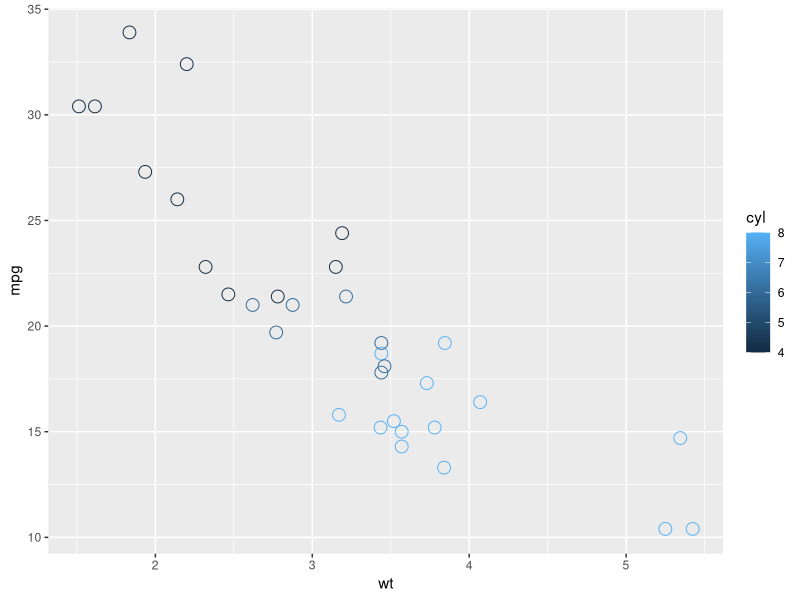
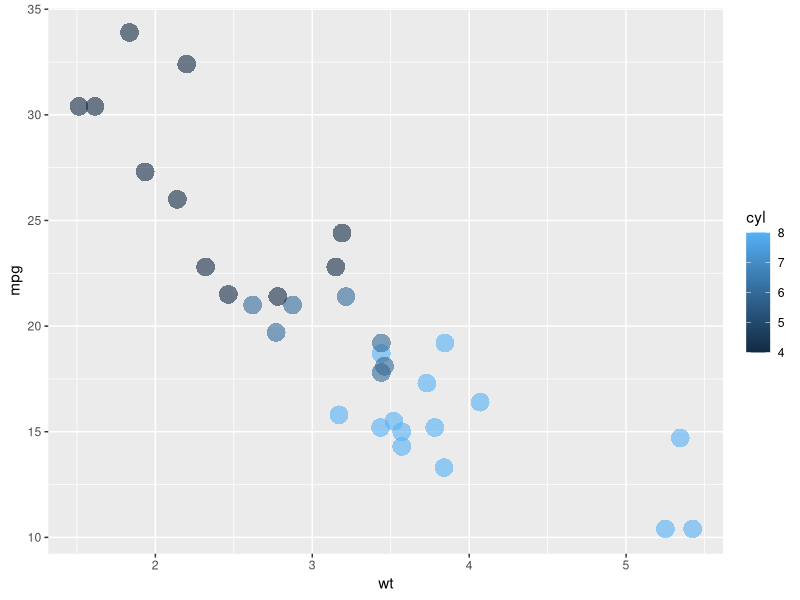
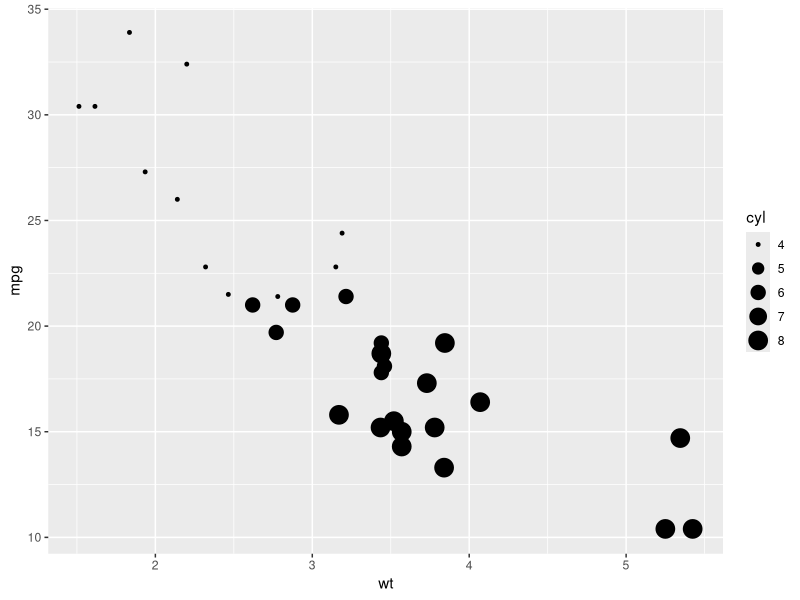
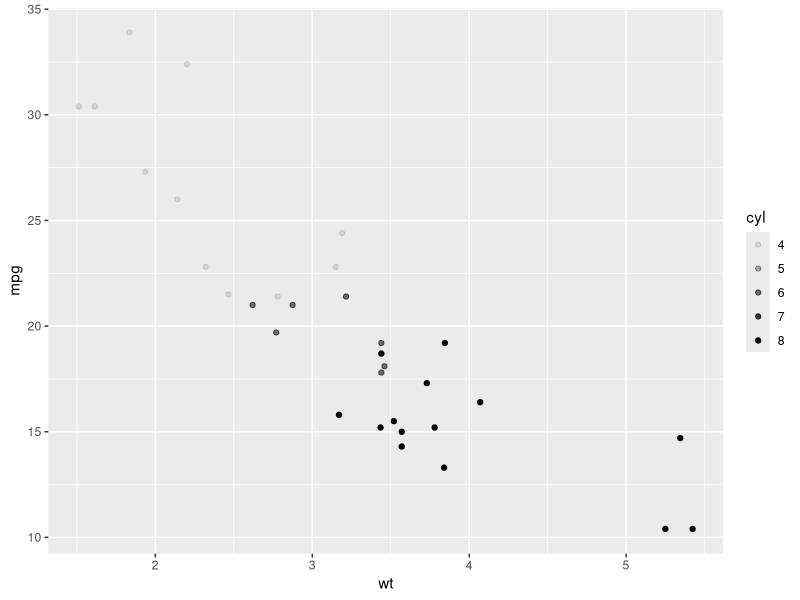

These figures' R source, in order: (Note: this script raises an error after producing the figures.)
library(ggplot2)
## which is x and y (also called mapping)
## colour
## fill
## size
## shape: of the point
## alpha: for transparency
## linetype
## labels: text on plot or axes

ggplot(mtcars, aes(x=wt,y=mpg,col=cyl)) + geom_point(shape=1,size=4)
ggplot(mtcars, aes(x = wt, y = mpg, col = cyl, fill=cyl)) +
    geom_point(shape = 16, size = 6, alpha = 0.6)

## cylinder experiments
ggplot(mtcars,aes(wt,mpg,size=cyl)) + geom_point()
ggplot(mtcars,aes(wt,mpg,alpha=cyl)) + geom_point()
ggplot(mtcars,aes(wt,mpg,shape=cyl)) + geom_point()
ggplot(mtcars,aes(wt,mpg,label=cyl)) + geom_text() # numbers for points

## exercises:
## starting:
ggplot(mtcars, aes(wt,mpg,col=factor(cyl))) + geom_point()
## col is not the best one to set:
my_color <- "#123456"
ggplot(mtcars, aes(wt,mpg,col=cyl)) + geom_point(col=my_color) # overwrites
## better is "fill":
ggplot(mtcars, aes(wt,mpg,fill=factor(cyl))) +
    geom_point(col=my_color,size=10,shape=23,alpha=0.7) + # does not overwrite
    scale_fill_discrete(name="Number of\nCylinders")
## source: http://www.cookbook-r.com/Graphs/Legends_(ggplot2)/

## complex settings:
ggplot(mtcars, aes(x = wt, y = mpg,fill=factor(cyl))) + 
    geom_point(alpha=0.5, shape=24,size=5) +
    scale_fill_discrete(name="Number of\nCylinders")

## this one never works correctly:
ggplot(mtcars, aes(x = wt, y = mpg, fill = factor(cyl))) +
    geom_text(label="x",col="red",size=10) # no matter where fill is or factor or not

## data explained in mtcars
##   mpg -- Miles/(US) gallon
##   cyl -- Number of cylinders
##   disp -- Displacement (cu.in.)
##   hp -- Gross horsepower
##   drat -- Rear axle ratio
##   wt -- Weight (lb/1000)
##   qsec -- 1/4 mile time
##   vs -- V/S engine.
##   am -- Transmission (0 = automatic, 1 = manual)
##   gear -- Number of forward gears
##   carb -- Number of carburetors

## colouring does not work this way, without colour, not much sense:
ggplot(mtcars, aes(mpg,qsec),col=factor(cyl)) + geom_point()
## colouring shows the dependence on number of cylinders
ggplot(mtcars, aes(mpg,qsec,col=factor(cyl))) + geom_point()
## let's put transmission into the picture:
ggplot(mtcars, aes(mpg,qsec,col=factor(cyl),shape=factor(am))) +
    geom_point() +
    scale_shape_discrete(name  ="Transmission",
                         breaks=c(0, 1),
                         labels=c("Automatic", "Manual")) +
    scale_colour_discrete(name="Number of\nCylinders")

ggplot(mtcars, aes(mpg,qsec,col=factor(cyl),shape=factor(am),size=(hp/wt))) +
    geom_point() +
    scale_shape_discrete(name  ="Transmission",
                         breaks=c(0, 1),
                         labels=c("Automatic", "Manual")) +
    scale_colour_discrete(name="Number of\nCylinders") +
    scale_size_continuous(name="HP / Weight") +
    scale_y_continuous("1/4 Mile Time (sec)") +
    scale_x_continuous("Miles Per Gallon (mpg)") +
    ggtitle("mtcars")

## modifying aesthetics:

## default:
ggplot(iris, aes(Sepal.Length,Sepal.Width,col=Species)) + geom_point()
## sometimes, you need some noise:
ggplot(iris, aes(Sepal.Length,Sepal.Width,col=Species)) +
    geom_point(position="jitter")
## or, alternatively:
ggplot(iris, aes(Sepal.Length,Sepal.Width,col=Species)) +
    geom_jitter()
## modified:
ggplot(iris, aes(Sepal.Length,Sepal.Width,col=Species)) +
    geom_jitter(width=0.1)
## modified the other way:
pos.j <- position_jitter(width=0.1)
ggplot(iris, aes(Sepal.Length,Sepal.Width,col=Species)) +
    geom_point(position=pos.j)

## scale_ functions can help access scales (as shown above in an mtcars example
## the third part e.g. scale_x_<3> shows if "continuous" or "discrete" scale
ggplot(iris, aes(Sepal.Length,Sepal.Width,col=Species)) +
    geom_point() +
    scale_y_continuous("Sepal Width") +
    scale_x_continuous("Sepal Length") +
    scale_colour_discrete("Iris\nspecies")
## limits is for "from ... to" in coordinates
## e.g. limits = c(2,8)
## breaks is for the division on the axis
## e.g. seq(2,8,3)
## expand is for the gap between
## e.g. expand = c(0,0)
## labels is for the category names
## e.g. labels = c("Setosa", "Versicolour", "Virginica")
## note: if only access labels need to change, labs function can also come handy

## the way to work:
## base assigned to variable:
cyl.am <- ggplot(mtcars, aes(x = factor(cyl), fill = factor(am)))

cyl.am + geom_bar()                     # default is stacked
cyl.am + geom_bar(position = "fill")    # stacked and fills whole space
cyl.am + geom_bar(position = "dodge")   # side by side

## cleaning up:
val = c("#E41A1C", "#377EB8")
lab = c("Manual", "Automatic")
cyl.am +
  geom_bar(position = "dodge") +
  scale_x_discrete("Cylinders") + 
  scale_y_continuous("Number") +
  scale_fill_manual("Transmission", 
                    values = val,
                    labels = lab) 

## Dummy aesthetics:
mtcars$group <- 0
ggplot(mtcars, aes(mpg,group)) + geom_point() # points in a line
ggplot(mtcars, aes(mpg,group)) + geom_point(position="jitter") # shaken up
ggplot(mtcars, aes(mpg,group)) + geom_jitter()                 # same
ggplot(mtcars, aes(mpg,group)) + geom_jitter(width=0.1)
ggplot(mtcars, aes(mpg,group)) + geom_jitter(width=0.01)
ggplot(mtcars, aes(mpg,group)) + geom_jitter(width=0.5)

ggplot(mtcars, aes(mpg,group)) + geom_jitter() +
    scale_y_continuous(limits=c(-2,2))

## Best Practices
##   Audience is much more important than high-complexity
##     (oneself, expert audience, wide audience)
##   Accuracy is more important than a nice plot
##   Correct interpretation should be helped
##     (usually, using colour for continuous variable is misleading)
ggplot(iris, aes(Species,Sepal.Length,fill=Sepal.Width)) + geom_point()

##     Scale for Accurate and Efficient Decoding of Information
## low.............>>.............>>.............>>.............High
## |           spectrum             |                       position
## colour, monochromatic, grey-scale, area, angle, length, 1D     2D

## Never use two parameters to prepresent one difference
## e.g. colour _and_ shape for species
## Try to make it intuitive
## e.g. bigger shapes for bigger engines
## do not oversimplify (unless giving a proper context):
## e.g.
ggplot(iris, aes(Species,Sepal.Length)) + geom_point()

## experiment
ggplot(iris, aes(Species,Sepal.Length,size=Sepal.Width)) + geom_point(alpha=0.3)

##               Efficiency in Decoding Separate Groups
## low.............>>.............>>.............>>.............High
## filled shapes        sequential colours        qualitative colours
## hatching (///)         shape outlines                       labels
## line width               line type                    line colours

## exercises:
## filled dots + alpha
ggplot(mtcars, aes(mpg,wt,col=factor(cyl))) + geom_point(size=4,alpha=0.5) +
    scale_colour_discrete(name="Cylinders")

## circles
ggplot(mtcars, aes(mpg,wt,col=factor(cyl))) + geom_point(size=2,shape=1) +
    scale_colour_discrete(name="Cylinders")

## large data sets:
diaplot.base <- ggplot(diamonds,aes(carat,price,col=clarity))
diaplot.base + geom_point()    # lots of dots, but two-colour bands can be seen
diaplot.base + geom_point(alpha=0.5)    # some transparency, not much help

ggplot(diamonds,aes(clarity,carat,col=price)) + geom_point(alpha=0.5) # vertical lines
ggplot(diamonds,aes(clarity,carat,col=price)) + geom_jitter(alpha=0.5) # almost like bars

